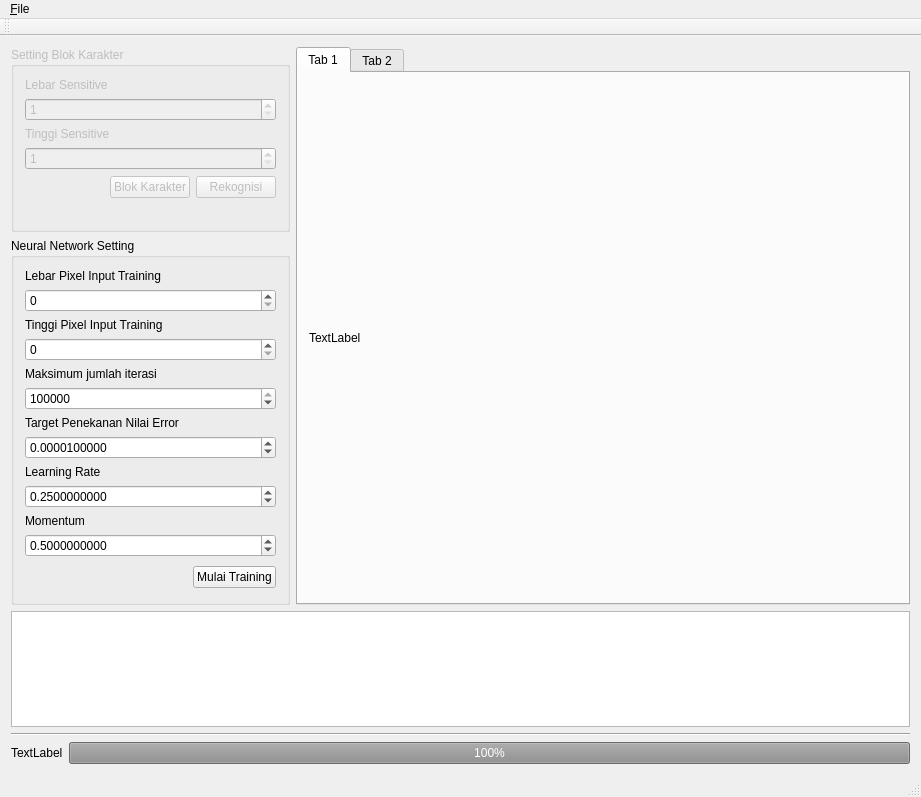
<?xml version="1.0" encoding="UTF-8"?>
<ui version="4.0">
 <class>MainWindow</class>
 <widget class="QMainWindow" name="MainWindow">
  <property name="enabled">
   <bool>true</bool>
  </property>
  <property name="geometry">
   <rect>
    <x>0</x>
    <y>0</y>
    <width>921</width>
    <height>797</height>
   </rect>
  </property>
  <property name="sizePolicy">
   <sizepolicy hsizetype="Fixed" vsizetype="Fixed">
    <horstretch>0</horstretch>
    <verstretch>0</verstretch>
   </sizepolicy>
  </property>
  <property name="windowTitle">
   <string>MainWindow</string>
  </property>
  <widget class="QWidget" name="centralWidget">
   <layout class="QVBoxLayout" name="verticalLayout_3">
    <item>
     <layout class="QFormLayout" name="formLayout">
      <property name="fieldGrowthPolicy">
       <enum>QFormLayout::AllNonFixedFieldsGrow</enum>
      </property>
      <item row="3" column="1">
       <widget class="QTabWidget" name="tabWidget">
        <property name="currentIndex">
         <number>0</number>
        </property>
        <widget class="QWidget" name="tab">
         <attribute name="title">
          <string>Tab 1</string>
         </attribute>
         <layout class="QVBoxLayout" name="verticalLayout_5">
          <item>
           <widget class="QLabel" name="label_pic_blok">
            <property name="text">
             <string>TextLabel</string>
            </property>
           </widget>
          </item>
         </layout>
        </widget>
        <widget class="QWidget" name="tab_2">
         <attribute name="title">
          <string>Tab 2</string>
         </attribute>
         <layout class="QVBoxLayout" name="verticalLayout_6">
          <item>
           <widget class="QLabel" name="label_pic">
            <property name="text">
             <string>TextLabel</string>
            </property>
           </widget>
          </item>
         </layout>
        </widget>
       </widget>
      </item>
      <item row="3" column="0">
       <layout class="QVBoxLayout" name="verticalLayout_2">
        <item>
         <widget class="QGroupBox" name="groupBox_blok">
          <property name="enabled">
           <bool>false</bool>
          </property>
          <property name="title">
           <string>Setting Blok Karakter</string>
          </property>
          <layout class="QVBoxLayout" name="verticalLayout_4">
           <item>
            <widget class="QLabel" name="label_2">
             <property name="text">
              <string>Lebar Sensitive</string>
             </property>
            </widget>
           </item>
           <item>
            <widget class="QSpinBox" name="spinBoxMinW">
             <property name="minimum">
              <number>1</number>
             </property>
            </widget>
           </item>
           <item>
            <widget class="QLabel" name="label_3">
             <property name="text">
              <string>Tinggi Sensitive</string>
             </property>
            </widget>
           </item>
           <item>
            <widget class="QSpinBox" name="spinBoxMinH">
             <property name="minimum">
              <number>1</number>
             </property>
            </widget>
           </item>
           <item>
            <layout class="QGridLayout" name="gridLayout">
             <item row="0" column="0">
              <spacer name="horizontalSpacer">
               <property name="orientation">
                <enum>Qt::Horizontal</enum>
               </property>
               <property name="sizeHint" stdset="0">
                <size>
                 <width>40</width>
                 <height>20</height>
                </size>
               </property>
              </spacer>
             </item>
             <item row="0" column="1">
              <widget class="QPushButton" name="pushButton_2">
               <property name="text">
                <string>Blok Karakter</string>
               </property>
              </widget>
             </item>
             <item row="0" column="2">
              <widget class="QPushButton" name="pushButtonRekognisi">
               <property name="enabled">
                <bool>false</bool>
               </property>
               <property name="text">
                <string>Rekognisi</string>
               </property>
              </widget>
             </item>
            </layout>
           </item>
           <item>
            <spacer name="horizontalSpacer_4">
             <property name="orientation">
              <enum>Qt::Horizontal</enum>
             </property>
             <property name="sizeHint" stdset="0">
              <size>
               <width>40</width>
               <height>20</height>
              </size>
             </property>
            </spacer>
           </item>
          </layout>
         </widget>
        </item>
        <item>
         <widget class="QGroupBox" name="groupBox">
          <property name="title">
           <string>Neural Network Setting</string>
          </property>
          <layout class="QVBoxLayout" name="verticalLayout">
           <item>
            <widget class="QLabel" name="label_7">
             <property name="text">
              <string>Lebar Pixel Input Training</string>
             </property>
            </widget>
           </item>
           <item>
            <widget class="QSpinBox" name="spinBoxWL"/>
           </item>
           <item>
            <widget class="QLabel" name="label_8">
             <property name="text">
              <string>Tinggi Pixel Input Training</string>
             </property>
            </widget>
           </item>
           <item>
            <widget class="QSpinBox" name="spinBoxHL"/>
           </item>
           <item>
            <widget class="QLabel" name="label_9">
             <property name="text">
              <string>Maksimum jumlah iterasi</string>
             </property>
            </widget>
           </item>
           <item>
            <widget class="QSpinBox" name="spinBoxMaxInterasi">
             <property name="minimum">
              <number>1</number>
             </property>
             <property name="maximum">
              <number>10000000</number>
             </property>
             <property name="value">
              <number>100000</number>
             </property>
            </widget>
           </item>
           <item>
            <widget class="QLabel" name="label_4">
             <property name="text">
              <string>Target Penekanan Nilai Error</string>
             </property>
            </widget>
           </item>
           <item>
            <widget class="QDoubleSpinBox" name="doubleSpinBoxTargetError">
             <property name="decimals">
              <number>10</number>
             </property>
             <property name="maximum">
              <double>1.000000000000000</double>
             </property>
             <property name="singleStep">
              <double>0.000001000000000</double>
             </property>
             <property name="value">
              <double>0.000010000000000</double>
             </property>
            </widget>
           </item>
           <item>
            <widget class="QLabel" name="label_5">
             <property name="text">
              <string>Learning Rate</string>
             </property>
            </widget>
           </item>
           <item>
            <widget class="QDoubleSpinBox" name="doubleSpinBoxEta">
             <property name="decimals">
              <number>10</number>
             </property>
             <property name="maximum">
              <double>1.000000000000000</double>
             </property>
             <property name="singleStep">
              <double>0.000001000000000</double>
             </property>
             <property name="value">
              <double>0.250000000000000</double>
             </property>
            </widget>
           </item>
           <item>
            <widget class="QLabel" name="label_6">
             <property name="text">
              <string>Momentum</string>
             </property>
            </widget>
           </item>
           <item>
            <widget class="QDoubleSpinBox" name="doubleSpinBoxAlpha">
             <property name="decimals">
              <number>10</number>
             </property>
             <property name="maximum">
              <double>1.000000000000000</double>
             </property>
             <property name="singleStep">
              <double>0.000001000000000</double>
             </property>
             <property name="value">
              <double>0.500000000000000</double>
             </property>
            </widget>
           </item>
           <item>
            <layout class="QGridLayout" name="gridLayout_2">
             <item row="0" column="0">
              <spacer name="horizontalSpacer_2">
               <property name="orientation">
                <enum>Qt::Horizontal</enum>
               </property>
               <property name="sizeHint" stdset="0">
                <size>
                 <width>168</width>
                 <height>28</height>
                </size>
               </property>
              </spacer>
             </item>
             <item row="0" column="1">
              <widget class="QPushButton" name="pushButtonTraining">
               <property name="text">
                <string>Mulai Training</string>
               </property>
              </widget>
             </item>
            </layout>
           </item>
          </layout>
         </widget>
        </item>
       </layout>
      </item>
      <item row="4" column="0" colspan="2">
       <widget class="QPlainTextEdit" name="plainTextEditHasil">
        <property name="readOnly">
         <bool>true</bool>
        </property>
       </widget>
      </item>
     </layout>
    </item>
    <item>
     <widget class="Line" name="line">
      <property name="orientation">
       <enum>Qt::Horizontal</enum>
      </property>
     </widget>
    </item>
    <item>
     <layout class="QHBoxLayout" name="horizontalLayout">
      <item>
       <widget class="QLabel" name="label">
        <property name="text">
         <string>TextLabel</string>
        </property>
       </widget>
      </item>
      <item>
       <widget class="QProgressBar" name="progressBar">
        <property name="enabled">
         <bool>false</bool>
        </property>
        <property name="value">
         <number>100</number>
        </property>
       </widget>
      </item>
     </layout>
    </item>
   </layout>
  </widget>
  <widget class="QMenuBar" name="menuBar">
   <property name="geometry">
    <rect>
     <x>0</x>
     <y>0</y>
     <width>921</width>
     <height>21</height>
    </rect>
   </property>
   <widget class="QMenu" name="menu_File">
    <property name="title">
     <string>&amp;File</string>
    </property>
    <addaction name="actionOpen_Image"/>
    <addaction name="separator"/>
    <addaction name="actionOpen_Hasil_Learning"/>
    <addaction name="actionSave_Hasil_Learning"/>
   </widget>
   <addaction name="menu_File"/>
  </widget>
  <widget class="QToolBar" name="mainToolBar">
   <attribute name="toolBarArea">
    <enum>TopToolBarArea</enum>
   </attribute>
   <attribute name="toolBarBreak">
    <bool>false</bool>
   </attribute>
  </widget>
  <widget class="QStatusBar" name="statusBar"/>
  <action name="actionOpen_Image">
   <property name="text">
    <string>Open Image</string>
   </property>
  </action>
  <action name="actionOpen_Hasil_Learning">
   <property name="text">
    <string>Open Hasil Learning</string>
   </property>
  </action>
  <action name="actionSave_Hasil_Learning">
   <property name="text">
    <string>Save Hasil Learning</string>
   </property>
  </action>
 </widget>
 <layoutdefault spacing="6" margin="11"/>
 <resources/>
 <connections/>
</ui>
